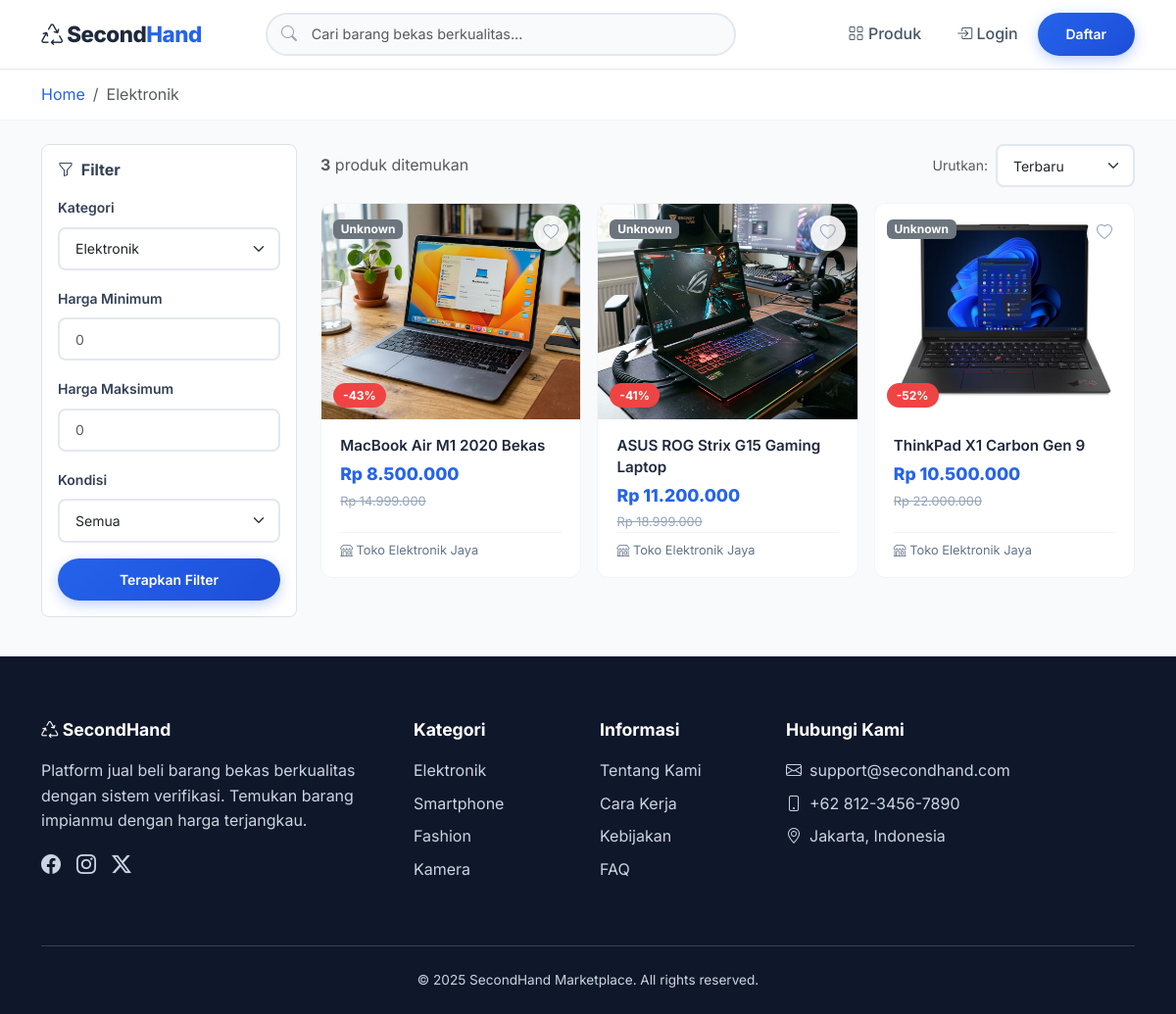
The app's page /index.php?page=products&category=1 with its own data.
### tables this page shows
CREATE TABLE `categories` (
  `id` INT(11) NOT NULL AUTO_INCREMENT,
  `name` VARCHAR(100) NOT NULL,
  `slug` VARCHAR(100) NOT NULL UNIQUE,
  `icon` VARCHAR(50) DEFAULT 'bi-tag',
  `description` TEXT DEFAULT NULL,
  `is_active` TINYINT(1) NOT NULL DEFAULT 1,
  `created_at` TIMESTAMP DEFAULT CURRENT_TIMESTAMP,
  PRIMARY KEY (`id`)
);

CREATE TABLE `products` (
  `id` INT(11) NOT NULL AUTO_INCREMENT,
  `seller_id` INT(11) NOT NULL,
  `category_id` INT(11) NOT NULL,
  `name` VARCHAR(200) NOT NULL,
  `slug` VARCHAR(220) NOT NULL UNIQUE,
  `description` TEXT NOT NULL,
  `price` DECIMAL(15,2) NOT NULL,
  `original_price` DECIMAL(15,2) DEFAULT NULL,
  `stock` INT(11) NOT NULL DEFAULT 1,
  `condition_status` ENUM('like_new','good','fair') NOT NULL DEFAULT 'good',
  `weight` INT(11) DEFAULT 1000 COMMENT 'dalam gram',
  `images` TEXT DEFAULT NULL COMMENT 'JSON array of image filenames',
  `verification_status` ENUM('pending','approved','rejected') NOT NULL DEFAULT 'pending',
  `verification_note` TEXT DEFAULT NULL,
  `is_active` TINYINT(1) NOT NULL DEFAULT 1,
  `view_count` INT(11) DEFAULT 0,
  `created_at` TIMESTAMP DEFAULT CURRENT_TIMESTAMP,
  `updated_at` TIMESTAMP DEFAULT CURRENT_TIMESTAMP ON UPDATE CURRENT_TIMESTAMP,
  PRIMARY KEY (`id`),
  KEY `fk_product_seller` (`seller_id`),
  KEY `fk_product_category` (`category_id`),
  CONSTRAINT `fk_product_seller` FOREIGN KEY (`seller_id`) REFERENCES `users`(`id`) ON DELETE CASCADE,
  CONSTRAINT `fk_product_category` FOREIGN KEY (`category_id`) REFERENCES `categories`(`id`) ON DELETE CASCADE
);

CREATE TABLE `users` (
  `id` INT(11) NOT NULL AUTO_INCREMENT,
  `name` VARCHAR(100) NOT NULL,
  `email` VARCHAR(100) NOT NULL UNIQUE,
  `password` VARCHAR(255) NOT NULL,
  `phone` VARCHAR(20) DEFAULT NULL,
  `address` TEXT DEFAULT NULL,
  `avatar` VARCHAR(255) DEFAULT 'default.png',
  `role` ENUM('buyer','seller','admin') NOT NULL DEFAULT 'buyer',
  `is_active` TINYINT(1) NOT NULL DEFAULT 1,
  `created_at` TIMESTAMP DEFAULT CURRENT_TIMESTAMP,
  `updated_at` TIMESTAMP DEFAULT CURRENT_TIMESTAMP ON UPDATE CURRENT_TIMESTAMP,
  PRIMARY KEY (`id`)
);

### src/views/public/products.php (the view, shortened to what this page needs)
<?php
$db = getDB();
$categoryId = intval($_GET['category'] ?? 0);
$search = trim($_GET['search'] ?? '');
$sort = $_GET['sort'] ?? 'newest';
$minPrice = intval($_GET['min_price'] ?? 0);
$maxPrice = intval($_GET['max_price'] ?? 0);
$pageNum = max(1, intval($_GET['p'] ?? 1));
$perPage = 12;
$offset = ($pageNum - 1) * $perPage;
$where = "WHERE p.verification_status = 'approved' AND p.is_active = 1";
$params = [];
if ($categoryId > 0) { $where .= " AND p.category_id = ?"; $params[] = $categoryId; }
$orderBy = match($sort) {
    'price_low' => 'p.price ASC',
    'price_high' => 'p.price DESC',
    'popular' => 'p.view_count DESC',
    default => 'p.created_at DESC'
};
$countStmt = $db->prepare("SELECT COUNT(*) FROM products p $where");
$countStmt->execute($params);
$total = $countStmt->fetchColumn();
$stmt = $db->prepare("SELECT p.*, u.name as seller_name, c.name as category_name FROM products p JOIN users u ON p.seller_id = u.id JOIN categories c ON p.category_id = c.id $where ORDER BY $orderBy LIMIT $perPage OFFSET $offset");
$stmt->execute($params);
$products = $stmt->fetchAll();
$categories = $db->query("SELECT * FROM categories WHERE is_active = 1")->fetchAll();
$currentCat = null;
if ($categoryId) { foreach ($categories as $c) { if ($c['id'] == $categoryId) { $currentCat = $c; break; } } }
?>
<div class="breadcrumb-custom">
    <div class="container">
        <nav aria-label="breadcrumb">
            <ol class="breadcrumb mb-0 small">
                <li class="breadcrumb-item"><a href="<?= BASE_URL ?>/index.php">Home</a></li>
                <li class="breadcrumb-item active"><?= $currentCat ? e($currentCat['name']) : 'Semua Produk' ?></li>
            </ol>
        </nav>
    </div>
</div>
<div class="container py-4">
    <div class="row g-4">
        <div class="col-lg-3">
            <div class="bg-white p-3 rounded-3 border mb-3">
                <h6 class="fw-bold mb-3"><i class="bi bi-funnel me-1"></i> Filter</h6>
                <form method="GET" action="<?= BASE_URL ?>/index.php">
                    <div class="mb-3">
                        <label class="form-label fw-semibold small">Kategori</label>
                        <select name="category" class="form-select form-select-sm">
                            <?php foreach ($categories as $c): ?>
                            <option value="<?= $c['id'] ?>" <?= $categoryId==$c['id']?'selected':'' ?>><?= e($c['name']) ?></option>
                            <?php endforeach; ?>
                        </select>
                    </div>
                    <div class="mb-3">
                        <label class="form-label fw-semibold small">Harga Minimum</label>
                        <input type="number" name="min_price" class="form-control form-control-sm" value="<?= $minPrice ?: '' ?>" placeholder="0">
                    </div>
                    <div class="mb-3">
                        <label class="form-label fw-semibold small">Harga Maksimum</label>
                        <input type="number" name="max_price" class="form-control form-control-sm" value="<?= $maxPrice ?: '' ?>" placeholder="0">
                    </div>
                    <div class="mb-3">
                        <label class="form-label fw-semibold small">Kondisi</label>
                        <select name="condition" class="form-select form-select-sm">
                            <option value="">Semua</option>
                        </select>
                    </div>
                    <button type="submit" class="btn btn-primary-custom btn-sm w-100">Terapkan Filter</button>
                </form>
            </div>
        </div>
        <div class="col-lg-9">
            <div class="d-flex justify-content-between align-items-center mb-3 flex-wrap gap-2">
                <p class="mb-0 text-muted"><strong><?= $total ?></strong> produk ditemukan</p>
                <div class="d-flex gap-2 align-items-center">
                    <label class="small text-muted">Urutkan:</label>
                    <select class="form-select form-select-sm" style="width:auto" onchange="location.href=this.value">
                        <?php
                        $baseQ = BASE_URL . "/index.php?page=products" . ($categoryId ? "&category=$categoryId" : '') . ($search ? "&search=".urlencode($search) : '');
                        ?>
                        <option value="<?= $baseQ ?>&sort=newest" <?= $sort=='newest'?'selected':'' ?>>Terbaru</option>
                    </select>
                </div>
            </div>
            <?php if (empty($products)): ?>
            <div class="empty-state bg-white rounded-3 border">
                <i class="bi bi-search"></i>
                <h5>Produk tidak ditemukan</h5>
                <p>Coba ubah filter atau kata kunci pencarian</p>
            </div>
            <?php else: ?>
            <div class="row g-3">
                <?php foreach ($products as $p):
                    $imgs = json_decode($p['images'], true);
                    $img = !empty($imgs) ? $imgs[0] : '';
                    $discount = $p['original_price'] > 0 ? round((1 - $p['price']/$p['original_price'])*100) : 0;
                ?>
                <div class="col-6 col-md-4">
                    <div class="product-card">
                        <div class="card-img-wrapper">
                            <img src="<?= productImage($img) ?>" alt="<?= e($p['name']) ?>">
                            <div class="condition-badge"><?= conditionLabel($p['condition_status']) ?></div>
                            <button class="wishlist-btn" onclick="toggleWishlist(<?= $p['id'] ?>, this)"><i class="bi bi-heart"></i></button>
                            <?php if ($discount > 0): ?><span class="discount-badge">-<?= $discount ?>%</span><?php endif; ?>
                        </div>
                        <div class="card-body">
                            <a href="<?= BASE_URL ?>/index.php?page=product_detail&id=<?= $p['id'] ?>" class="text-decoration-none">
                                <div class="product-title"><?= e($p['name']) ?></div>
                            </a>
                            <div class="product-price"><?= formatRupiah($p['price']) ?></div>
                            <?php if ($p['original_price'] > 0): ?><div class="original-price"><?= formatRupiah($p['original_price']) ?></div><?php endif; ?>
                            <div class="product-seller"><i class="bi bi-shop"></i> <?= e($p['seller_name']) ?></div>
                        </div>
                    </div>
                </div>
                <?php endforeach; ?>
            </div>
            <?php endif; ?>
        </div>
    </div>
</div>

### src/config/helpers.php (shortened to what this page needs)
<?php
function e($string) {
    return htmlspecialchars($string ?? '', ENT_QUOTES, 'UTF-8');
}
function formatRupiah($amount) {
    return 'Rp ' . number_format($amount, 0, ',', '.');
}
function conditionLabel($status) {
    $labels = [
        'like_new' => '<span class="badge bg-success">Seperti Baru</span>',
        'good' => '<span class="badge bg-primary">Baik</span>',
        'fair' => '<span class="badge bg-warning text-dark">Cukup Baik</span>'
    ];
    return $labels[$status] ?? '<span class="badge bg-secondary">Unknown</span>';
}
function productImage($filename) {
    return BASE_URL . '/src/uploads/products/' . $filename;
}

### src/assets/css/style.css (style rules this page uses)
:root { --primary: #2563eb; --primary-dark: #1d4ed8; --primary-light: #dbeafe; --secondary: #1e293b; --accent: #0ea5e9; --success: #10b981; --warning: #f59e0b; --danger: #ef4444; --dark: #0f172a; --gray-900: #1e293b; --gray-800: #334155; --gray-700: #475569; --gray-600: #64748b; --gray-500: #94a3b8; --gray-400: #cbd5e1; --gray-300: #e2e8f0; --gray-200: #f1f5f9; --gray-100: #f8fafc; --white: #ffffff; --shadow-sm: 0 1px 2px rgba(0, 0, 0, 0.05); --shadow: 0 1px 3px rgba(0, 0, 0, 0.1), 0 1px 2px rgba(0, 0, 0, 0.06); --shadow-md: 0 4px 6px -1px rgba(0, 0, 0, 0.1), 0 2px 4px -1px rgba(0, 0, 0, 0.06); --shadow-lg: 0 10px 15px -3px rgba(0, 0, 0, 0.1), 0 4px 6px -2px rgba(0, 0, 0, 0.05); --shadow-xl: 0 20px 25px -5px rgba(0, 0, 0, 0.1), 0 10px 10px -5px rgba(0, 0, 0, 0.04); --radius: 12px; --radius-sm: 8px; --radius-lg: 16px; --transition: all 0.3s cubic-bezier(0.4, 0, 0.2, 1); }
*, *::before, *::after { box-sizing: border-box; }
body { font-family: 'Inter', sans-serif; background-color: var(--gray-100); color: var(--gray-800); line-height: 1.6; -webkit-font-smoothing: antialiased; }
a { text-decoration: none; color: var(--primary); transition: var(--transition); }
.btn-primary-custom { background: linear-gradient(135deg, var(--primary) 0%, var(--primary-dark) 100%); color: white; border: none; padding: 0.7rem 1.8rem; border-radius: 50px; font-weight: 600; transition: var(--transition); box-shadow: 0 4px 14px rgba(37, 99, 235, 0.3); }
.product-card { background: var(--white); border-radius: var(--radius); overflow: hidden; transition: var(--transition); border: 1px solid var(--gray-200); height: 100%; display: flex; flex-direction: column; }
.product-card .card-img-wrapper { position: relative; overflow: hidden; height: 220px; }
.product-card .card-img-wrapper img { width: 100%; height: 100%; object-fit: cover; transition: transform 0.5s ease; }
.product-card .card-img-wrapper .condition-badge { position: absolute; top: 12px; left: 12px; z-index: 2; }
.product-card .card-img-wrapper .wishlist-btn { position: absolute; top: 12px; right: 12px; width: 36px; height: 36px; border-radius: 50%; background: rgba(255, 255, 255, 0.9); border: none; display: flex; align-items: center; justify-content: center; transition: var(--transition); z-index: 2; cursor: pointer; color: var(--gray-500); }
.product-card .discount-badge { position: absolute; bottom: 12px; left: 12px; background: var(--danger); color: white; padding: 3px 10px; border-radius: 50px; font-size: 0.75rem; font-weight: 700; z-index: 2; }
.product-card .card-body { padding: 1rem 1.2rem; flex-grow: 1; display: flex; flex-direction: column; }
.product-card .product-title { font-weight: 600; font-size: 0.95rem; color: var(--gray-900); margin-bottom: 0.3rem; display: -webkit-box; -webkit-line-clamp: 2; -webkit-box-orient: vertical; overflow: hidden; line-height: 1.4; }
.product-card .product-price { font-weight: 800; font-size: 1.1rem; color: var(--primary); margin-bottom: 0.2rem; }
.product-card .original-price { font-size: 0.8rem; color: var(--gray-500); text-decoration: line-through; }
.product-card .product-seller { font-size: 0.8rem; color: var(--gray-600); margin-top: auto; padding-top: 0.5rem; border-top: 1px solid var(--gray-200); }
.breadcrumb-custom { background: var(--white); border-bottom: 1px solid var(--gray-200); padding: 0.8rem 0; }
.form-control, .form-select { border: 2px solid var(--gray-300); border-radius: var(--radius-sm); padding: 0.6rem 1rem; transition: var(--transition); }

### records on screen
categories: name "Elektronik"
products: shows a picture, condition_status "Unknown", discount "43", name "MacBook Air M1 2020 Bekas", price "Rp 8.500.000", original_price "Rp 14.999.000", seller.name "Toko Elektronik Jaya"
products: shows a picture, condition_status "Unknown", discount "41", name "ASUS ROG Strix G15 Gaming Laptop", price "Rp 11.200.000", original_price "Rp 18.999.000", seller.name "Toko Elektronik Jaya"
products: shows a picture, condition_status "Unknown", discount "52", name "ThinkPad X1 Carbon Gen 9", price "Rp 10.500.000", original_price "Rp 22.000.000", seller.name "Toko Elektronik Jaya"

### other values on screen
$total "3"
form field category "Elektronik"
